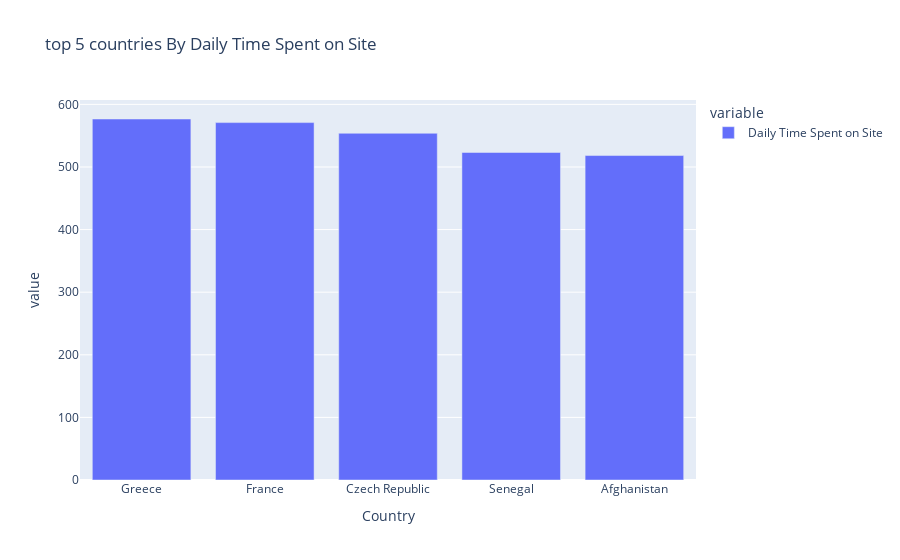

Notebook code for this chart:
### Code cell
px.bar(df.pivot_table(index='Country',values='Daily Time Spent on Site',aggfunc=np.sum).sort_values(by='Daily Time Spent on Site',ascending=False).head(5),title='top 5 countries By Daily Time Spent on Site')

### Figure 1 — Plotly figure (JSON) as saved in the notebook; plotly's stock layout.template omitted (floating-point values rounded to 4 significant figures)
{"data": [{"alignmentgroup": "True", "hovertemplate": "variable=Daily Time Spent on Site<br>Country=%{x}<br>value=%{y}<extra></extra>", "legendgroup": "Daily Time Spent on Site", "marker": {"color": "#636efa", "pattern": {"shape": ""}}, "name": "Daily Time Spent on Site", "offsetgroup": "Daily Time Spent on Site", "orientation": "v", "showlegend": true, "textposition": "auto", "type": "bar", "x": ["Greece", "France", "Czech Republic", "Senegal", "Afghanistan"], "xaxis": "x", "y": [576.6, 570.9, 553.8, 523.2, 518.3], "yaxis": "y"}], "layout": {"barmode": "relative", "legend": {"title": {"text": "variable"}, "tracegroupgap": 0}, "title": {"text": "top 5 countries By Daily Time Spent on Site"}, "xaxis": {"anchor": "y", "domain": [0, 1], "title": {"text": "Country"}}, "yaxis": {"anchor": "x", "domain": [0, 1], "title": {"text": "value"}}}}
